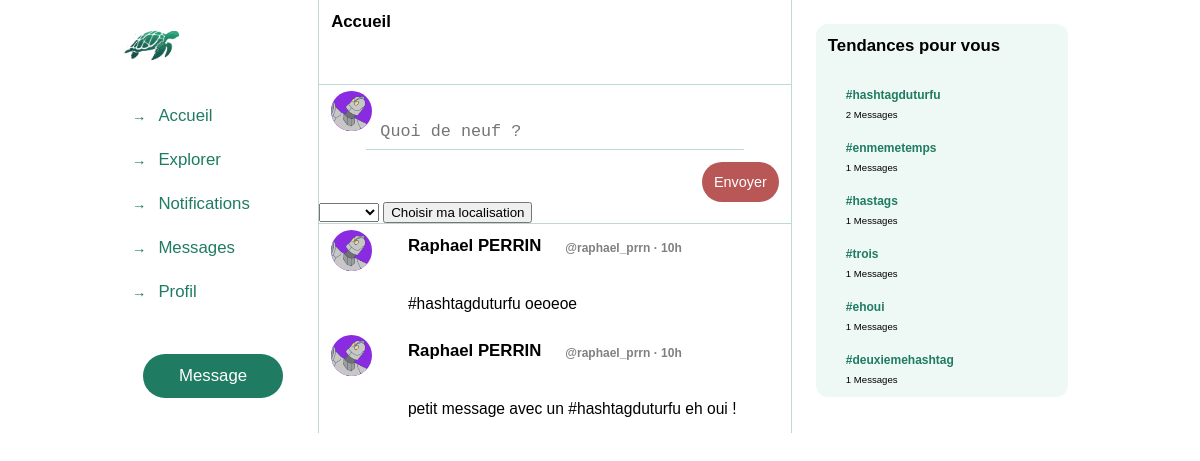
The app's page /index.php?tag=hashtagduturfu (signed in) with its own data.
### tables this page shows
CREATE TABLE `message` (
  `id` int(11) NOT NULL,
  `auteur_username` varchar(30) NOT NULL,
  `date` datetime NOT NULL,
  `contenu` text NOT NULL,
  `localisation` varchar(100) DEFAULT NULL,
  `image` varchar(255) DEFAULT NULL
);

CREATE TABLE `utilisateur` (
  `username` varchar(30) NOT NULL,
  `nom` varchar(30) DEFAULT NULL,
  `prenom` varchar(30) DEFAULT NULL,
  `date_de_naissance` date DEFAULT NULL,
  `mot_de_passe` varchar(100) DEFAULT NULL,
  `avatar` blob DEFAULT NULL,
  `organisation` tinyint(1) DEFAULT NULL
);

### PageParts/Messages.php (the view, shortened to what this page needs)
<?php
function mainMessages($loginStatus) {
        global $conn;
    if(isset($_GET['tag'])){
        $tag = $_GET['tag'];
        $query = "SELECT DISTINCT message.*, utilisateur.nom, utilisateur.prenom, utilisateur.username FROM message JOIN hashtag ON message.id = hashtag.message_id JOIN utilisateur ON message.auteur_username=utilisateur.username WHERE message.contenu like '%$tag%' OR hashtag.tag = '$tag' ORDER BY message.date DESC";
    } else {
        if($loginStatus[0]) {
            $query = "SELECT message.*, utilisateur.nom, utilisateur.prenom, utilisateur.username FROM message JOIN utilisateur ON message.auteur_username=utilisateur.username ORDER BY message.date DESC";
        }
    }
        $result = $conn->query($query);
        if($result) {
            displayContent($result);
        }
}
function displayContent($result) {
    while($row = $result->fetch_assoc()) {
        $auteur_username = $row['auteur_username'];
        $contenu = $row['contenu'];
        $date = $row['date'];
        $timestamp = strtotime($date);
        $diff = date_diff(new DateTime("@$timestamp"), new DateTime());
        $days = $diff->d;
        $hours = $diff->h;
        $minutes = $diff->i;
        $seconds = $diff->s;
        if ($days > 0) {
            $diff = $days."j";
        } elseif ($hours > 0) {
            $diff = $hours."h";
        } elseif ($minutes > 0) {
            $diff = $minutes."m";
        } else {
            $diff = $seconds."s";
        }
        ?>
        <div class="message">
            <a href = "profil.php">
                <img class = "AvatarMessage" src = "./images/titan.png">
            </a>
            <div class = "tweet-content">
                <div class = "tweet-header">
                    <h1 class="name"><?php echo $row["prenom"] . ' ' . $row["nom"]; ?></h1>
                    <?php
                    echo '<h1 class = "tweet-information">'. ' @' . $auteur_username . ' · ' . $diff . '</h1>'; ?>
                </div>
                <div class = "tweet-content">
                    <?php echo'<p>' . $contenu . '</p>'; ?>
                </div>
            </div>
        </div>
<?php
    }
}
    ?>

### css/stylesheet.css (style rules this page uses)
body { margin: 0; }
.message { display: flex; }
.AvatarMessage { width: 50px; height: 50px; border-radius: 50%; }
.tweet-header { display: flex; width: 100%; }
.tweet-information { margin-top: 0.4vw; font-family: Arial, sans-serif; font-size: 1vw; color: gray; }
.tweet-content { padding-left: 1vw; font-family: Arial, sans-serif; font-size: 1.3vw; }
h1 { box-sizing: border-box; padding: 1vw; margin-top: 0; font-size: 1.4vw; font-family: "Plus Jakarta Sans", sans-serif; text-align: left; }
.AvatarMessage { width: 3.4vw; height: 3.4vw; margin: 0.5vw 1vw 1vw; border-radius: 50%; background-color: blueviolet; }

### records on screen
message: auteur_username.prenom "Raphael", auteur_username.nom "PERRIN", auteur_username "raphael_prrn", date "10h", contenu "#hashtagduturfu oeoeoe"
message: auteur_username.prenom "Raphael", auteur_username.nom "PERRIN", auteur_username "raphael_prrn", date "10h", contenu "petit message avec un #hashtagduturfu eh oui !"

### other values on screen
$row['tag'] "hashtagduturfu"
$row['count'] "2"
$row['tag'] "enmemetemps"
$row['count'] "1"
$row['tag'] "hastags"
$row['tag'] "trois"
$row['tag'] "ehoui"
$row['tag'] "deuxiemehashtag"
